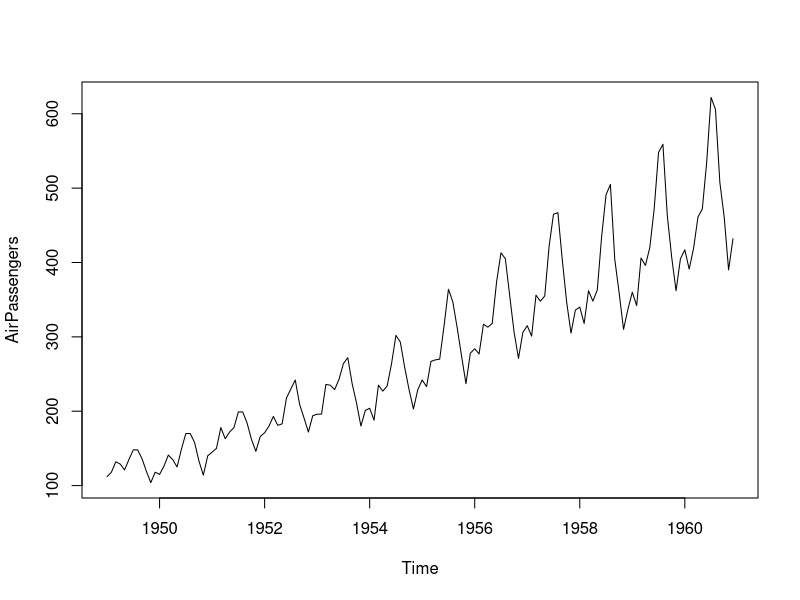
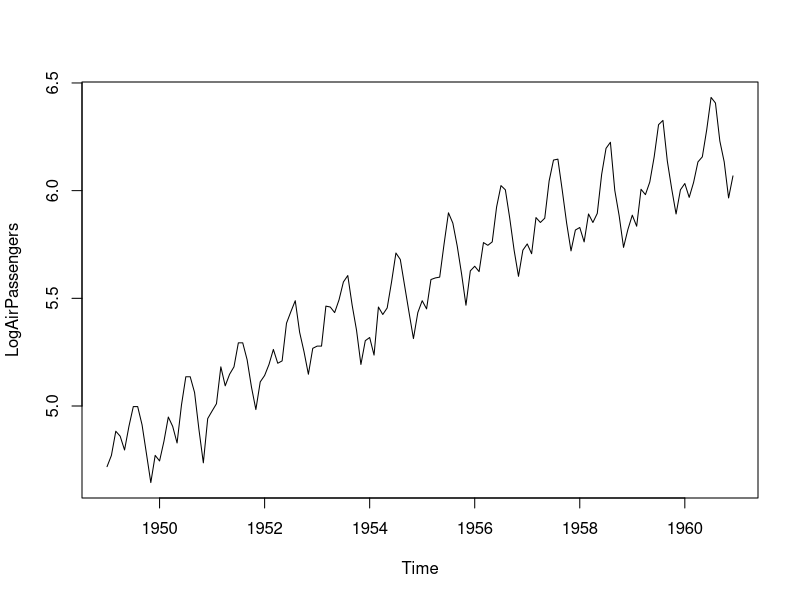
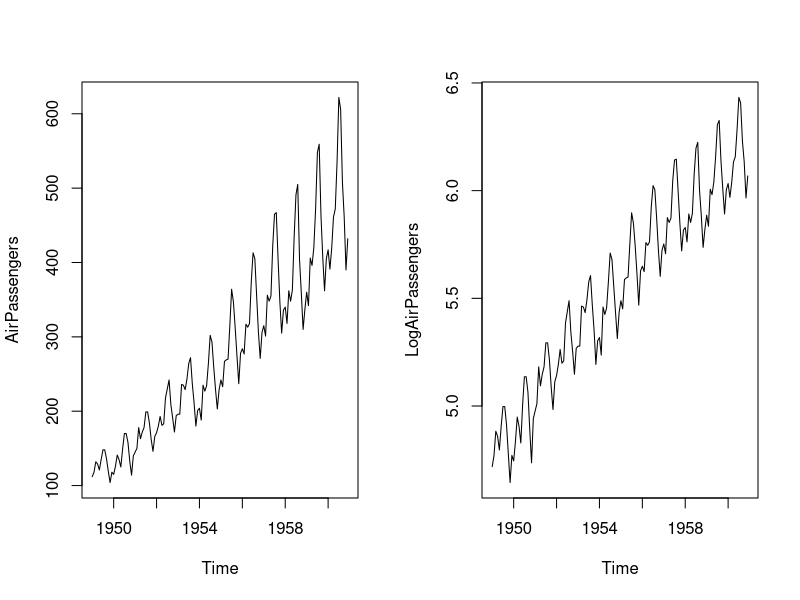
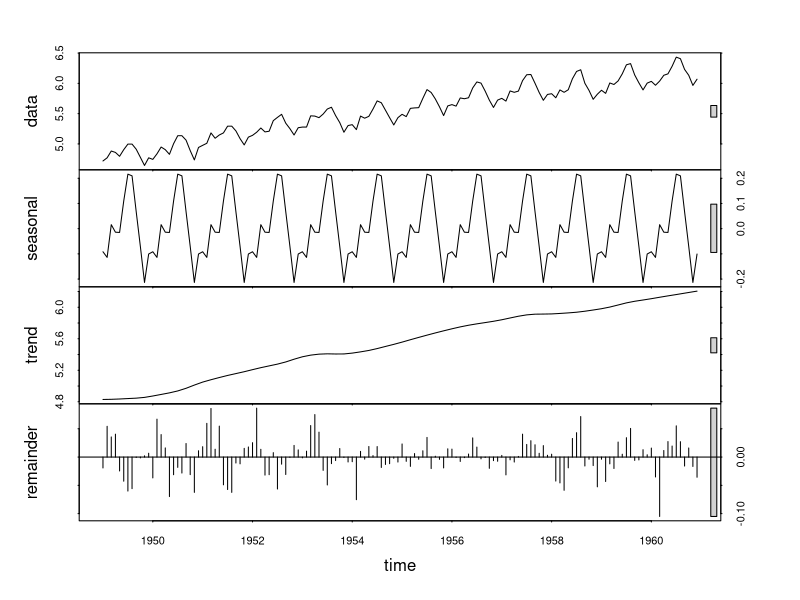
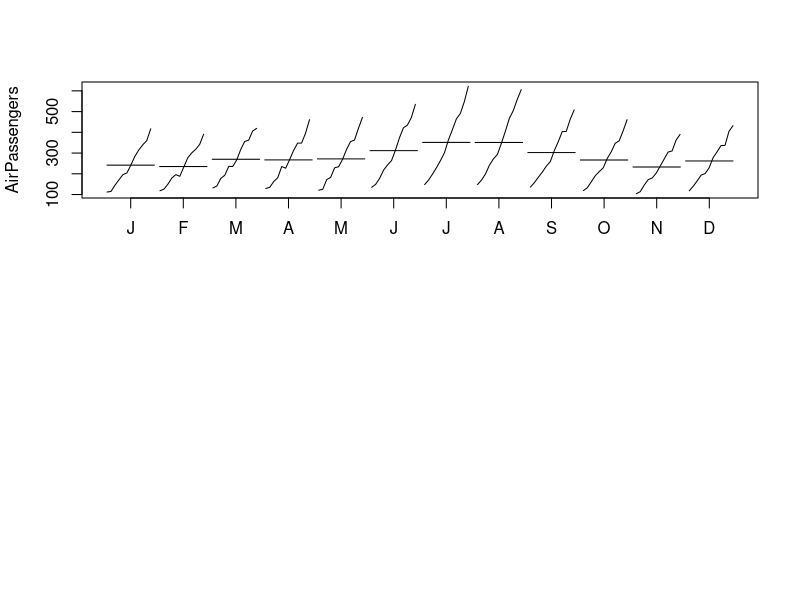

The R source for these figures, in order: (Note: this script raises an error after producing the figures.)
# Time Series Case Study
#https://rpubs.com/emb90/137525
# Data Set - AirPassengers
options(digits=2)
# TS data components : Level + Irregular + Seasonal
#stl(x, s.window, t.window = ) # command to do decomp
stl(AirPassengers, s.window = 'periodic')
#no cyclic here - only seasonal, trend, irregual
#s.window - specifies seasonal effects to be identical across years
#can handle on additive models

#Additive Model Y = Trend + Seasonal + Irregular
#sales increase by 300 qty in month of Nov
#Multiplicative Model Y = Trend * Seasonal * Irregular
#sales increase by 10% in month of Nov


#dataset
AirPassengers
class(AirPassengers)

# Plot
plot(AirPassengers)
#variability increases with level. at low values of passengers variations are less, at later years seasonal variations seem to be more -> Multiplicative model suggested

#stabilise the plot
LogAirPassengers = log(AirPassengers)  # make it additive
# YA = T + S + I  : 
#YM= T * S * I  : take log of this
# log(YM) = log(T) + log(S) +log(I)
plot(LogAirPassengers)  #stabilises variation due to multiplication
#looks like additive
(m1 = matrix(1:2, nrow=1, byrow = F))
layout(m1)
plot(AirPassengers); plot(LogAirPassengers)

#STL
fit = stl(LogAirPassengers, s.window = 'periodic' )
plot(fit)
fit$time.series  #decompose the data into S, T, R/I 
#this was after taking log : so take antilog
#toprow = actual data with all series
head(exp(fit$time.series),n=20)
# df= exp(fit$time.series)
# names(df) = c('S','T','I')
# head(AirPassengers)
# head(cbind(AirPassengers, df))

#Seasonal components constrainted to be same across years if our plot
(m2 = matrix(1:2, nrow=2, byrow = T))
layout(m2)
monthplot(AirPassengers) #Avg of each month
#trend increasing for each month, highest passengers in Jul
seasonplot(AirPassengers)


#Decompose
AP.decompM <- decompose(AirPassengers, type = "multiplicative")
plot(AP.decompM)


# Forecast # adjsut for multiplicative model
fit2b = ets(AirPassengers, model='MAM')
fit2b
(f2b=forecast(fit2b, 12))
head(f2b)$mean

fit2c = hw(AirPassengers, seasonal='multiplicative')
head(f2c)$mean

